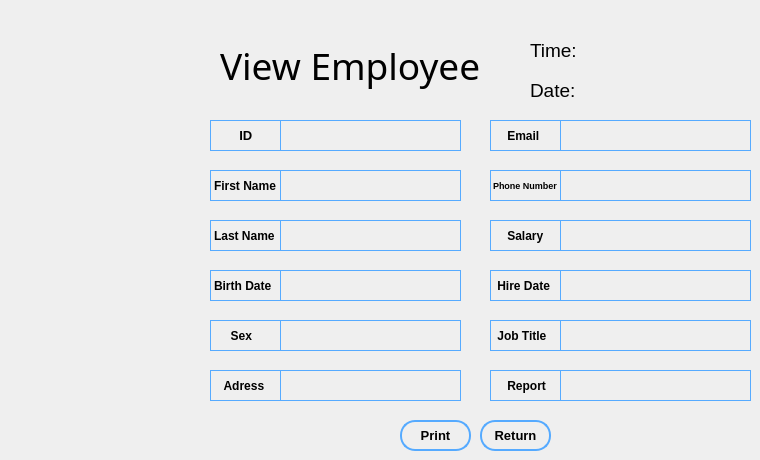
   <widget class="QWidget" name="page">
    <widget class="QLabel" name="label_16">
     <property name="geometry">
      <rect>
       <x>220</x>
       <y>30</y>
       <width>281</width>
       <height>71</height>
      </rect>
     </property>
     <property name="font">
      <font>
       <family>Arial Rounded MT Bold</family>
       <pointsize>28</pointsize>
      </font>
     </property>
     <property name="text">
      <string>View Employee</string>
     </property>
    </widget>
    <widget class="QLineEdit" name="viewSalary">
     <property name="enabled">
      <bool>false</bool>
     </property>
     <property name="geometry">
      <rect>
       <x>560</x>
       <y>220</y>
       <width>191</width>
       <height>31</height>
      </rect>
     </property>
     <property name="font">
      <font>
       <family>Arial</family>
       <pointsize>10</pointsize>
       <weight>75</weight>
       <bold>true</bold>
      </font>
     </property>
     <property name="styleSheet">
      <string notr="true">#viewSalary
{
		background:transparent;
		border:1px solid rgb(85, 170, 255);
}</string>
     </property>
    </widget>
    <widget class="QLabel" name="time4">
     <property name="geometry">
      <rect>
       <x>590</x>
       <y>40</y>
       <width>151</width>
       <height>31</height>
      </rect>
     </property>
     <property name="font">
      <font>
       <pointsize>14</pointsize>
      </font>
     </property>
     <property name="text">
      <string/>
     </property>
    </widget>
    <widget class="QLineEdit" name="viewID">
     <property name="enabled">
      <bool>false</bool>
     </property>
     <property name="geometry">
      <rect>
       <x>280</x>
       <y>120</y>
       <width>181</width>
       <height>31</height>
      </rect>
     </property>
     <property name="font">
      <font>
       <family>Arial</family>
       <pointsize>10</pointsize>
       <weight>75</weight>
       <bold>true</bold>
      </font>
     </property>
     <property name="styleSheet">
      <string notr="true">#viewID
{
		background:transparent;
		border:1px solid rgb(85, 170, 255);
}</string>
     </property>
    </widget>
    <widget class="QLineEdit" name="viewPhoneNumber">
     <property name="enabled">
      <bool>false</bool>
     </property>
     <property name="geometry">
      <rect>
       <x>560</x>
       <y>170</y>
       <width>191</width>
       <height>31</height>
      </rect>
     </property>
     <property name="font">
      <font>
       <family>Arial</family>
       <pointsize>10</pointsize>
       <weight>75</weight>
       <bold>true</bold>
      </font>
     </property>
     <property name="styleSheet">
      <string notr="true">#viewPhoneNumber
{
		background:transparent;
		border:1px solid rgb(85, 170, 255);
}</string>
     </property>
    </widget>
    <widget class="QPushButton" name="returnButton">
     <property name="geometry">
      <rect>
       <x>480</x>
       <y>420</y>
       <width>71</width>
       <height>31</height>
      </rect>
     </property>
     <property name="font">
      <font>
       <family>Arial</family>
       <pointsize>10</pointsize>
       <weight>75</weight>
       <bold>true</bold>
      </font>
     </property>
     <property name="styleSheet">
      <string notr="true">#returnButton
{
	border-radius:15px;
	background:transparent;
	border:2px solid rgb(85, 170, 255);
	
}

#returnButton:hover
{
	background:rgb(85, 170, 255);
}</string>
     </property>
     <property name="text">
      <string>Return</string>
     </property>
    </widget>
    <widget class="QLineEdit" name="viewFirstName">
     <property name="enabled">
      <bool>false</bool>
     </property>
     <property name="geometry">
      <rect>
       <x>280</x>
       <y>170</y>
       <width>181</width>
       <height>31</height>
      </rect>
     </property>
     <property name="font">
      <font>
       <family>Arial</family>
       <pointsize>10</pointsize>
       <weight>75</weight>
       <bold>true</bold>
      </font>
     </property>
     <property name="styleSheet">
      <string notr="true">#viewFirstName
{

		background:transparent;
		border:1px solid rgb(85, 170, 255);
}</string>
     </property>
     <property name="text">
      <string/>
     </property>
    </widget>
    <widget class="QLabel" name="date4">
     <property name="geometry">
      <rect>
       <x>590</x>
       <y>80</y>
       <width>91</width>
       <height>31</height>
      </rect>
     </property>
     <property name="font">
      <font>
       <pointsize>14</pointsize>
      </font>
     </property>
     <property name="text">
      <string/>
     </property>
    </widget>
    <widget class="QLineEdit" name="viewAdress">
     <property name="enabled">
      <bool>false</bool>
     </property>
     <property name="geometry">
      <rect>
       <x>280</x>
       <y>370</y>
       <width>181</width>
       <height>31</height>
      </rect>
     </property>
     <property name="font">
      <font>
       <family>Arial</family>
       <pointsize>10</pointsize>
       <weight>75</weight>
       <bold>true</bold>
      </font>
     </property>
     <property name="styleSheet">
      <string notr="true">#viewAdress
{
		background:transparent;
		border:1px solid rgb(85, 170, 255);
}</string>
     </property>
    </widget>
    <widget class="QLabel" name="label_17">
     <property name="geometry">
      <rect>
       <x>530</x>
       <y>40</y>
       <width>47</width>
       <height>21</height>
      </rect>
     </property>
     <property name="font">
      <font>
       <pointsize>14</pointsize>
      </font>
     </property>
     <property name="text">
      <string>Time:</string>
     </property>
    </widget>
    <widget class="QLineEdit" name="viewLastName">
     <property name="enabled">
      <bool>false</bool>
     </property>
     <property name="geometry">
      <rect>
       <x>280</x>
       <y>220</y>
       <width>181</width>
       <height>31</height>
      </rect>
     </property>
     <property name="font">
      <font>
       <family>Arial</family>
       <pointsize>10</pointsize>
       <weight>75</weight>
       <bold>true</bold>
      </font>
     </property>
     <property name="styleSheet">
      <string notr="true">#viewLastName
{

		background:transparent;
		border:1px solid rgb(85, 170, 255);
}</string>
     </property>
    </widget>
    <widget class="QLabel" name="label_18">
     <property name="geometry">
      <rect>
       <x>530</x>
       <y>80</y>
       <width>47</width>
       <height>21</height>
      </rect>
     </property>
     <property name="font">
      <font>
       <pointsize>14</pointsize>
      </font>
     </property>
     <property name="text">
      <string>Date:</string>
     </property>
    </widget>
    <widget class="QLineEdit" name="viewBirthDate">
     <property name="enabled">
      <bool>false</bool>
     </property>
     <property name="geometry">
      <rect>
       <x>280</x>
       <y>270</y>
       <width>181</width>
       <height>31</height>
      </rect>
     </property>
     <property name="font">
      <font>
       <family>Arial</family>
       <pointsize>10</pointsize>
       <weight>75</weight>
       <bold>true</bold>
      </font>
     </property>
     <property name="styleSheet">
      <string notr="true">#viewBirthDate
{
		background:transparent;
		border:1px solid rgb(85, 170, 255);
}</string>
     </property>
    </widget>
    <widget class="QLineEdit" name="viewHireDate">
     <property name="enabled">
      <bool>false</bool>
     </property>
     <property name="geometry">
      <rect>
       <x>560</x>
       <y>270</y>
       <width>191</width>
       <height>31</height>
      </rect>
     </property>
     <property name="font">
      <font>
       <family>Arial</family>
       <pointsize>10</pointsize>
       <weight>75</weight>
       <bold>true</bold>
      </font>
     </property>
     <property name="styleSheet">
      <string notr="true">#viewHireDate
{
		background:transparent;
		border:1px solid rgb(85, 170, 255);
}</string>
     </property>
    </widget>
    <widget class="QLineEdit" name="viewJobTitle">
     <property name="enabled">
      <bool>false</bool>
     </property>
     <property name="geometry">
      <rect>
       <x>560</x>
       <y>320</y>
       <width>191</width>
       <height>31</height>
      </rect>
     </property>
     <property name="font">
      <font>
       <family>Arial</family>
       <pointsize>10</pointsize>
       <weight>75</weight>
       <bold>true</bold>
      </font>
     </property>
     <property name="styleSheet">
      <string notr="true">#viewJobTitle
{
		background:transparent;
		border:1px solid rgb(85, 170, 255);
}</string>
     </property>
    </widget>
    <widget class="QLineEdit" name="viewSex">
     <property name="enabled">
      <bool>false</bool>
     </property>
     <property name="geometry">
      <rect>
       <x>280</x>
       <y>320</y>
       <width>181</width>
       <height>31</height>
      </rect>
     </property>
     <property name="font">
      <font>
       <family>Arial</family>
       <pointsize>10</pointsize>
       <weight>75</weight>
       <bold>true</bold>
      </font>
     </property>
     <property name="styleSheet">
      <string notr="true">#viewSex
{
		background:transparent;
		border:1px solid rgb(85, 170, 255);
}</string>
     </property>
    </widget>
    <widget class="QPushButton" name="printButton">
     <property name="geometry">
      <rect>
       <x>400</x>
       <y>420</y>
       <width>71</width>
       <height>31</height>
      </rect>
     </property>
     <property name="font">
      <font>
       <family>Arial</family>
       <pointsize>10</pointsize>
       <weight>75</weight>
       <bold>true</bold>
      </font>
     </property>
     <property name="styleSheet">
      <string notr="true">#printButton
{
	border-radius:15px;
	background:transparent;
	border:2px solid rgb(85, 170, 255);
	
}

#printButton:hover
{
	background:rgb(85, 170, 255);
}</string>
     </property>
     <property name="text">
      <string>Print</string>
     </property>
    </widget>
    <widget class="QLabel" name="label">
     <property name="geometry">
      <rect>
       <x>210</x>
       <y>120</y>
       <width>71</width>
       <height>31</height>
      </rect>
     </property>
     <property name="font">
      <font>
       <family>Arial</family>
       <pointsize>10</pointsize>
       <weight>75</weight>
       <bold>true</bold>
      </font>
     </property>
     <property name="styleSheet">
      <string notr="true">border:1px solid rgb(85, 170, 255);
</string>
     </property>
     <property name="text">
      <string>       ID</string>
     </property>
    </widget>
    <widget class="QLabel" name="label_24">
     <property name="geometry">
      <rect>
       <x>210</x>
       <y>170</y>
       <width>71</width>
       <height>31</height>
      </rect>
     </property>
     <property name="font">
      <font>
       <family>Arial</family>
       <pointsize>9</pointsize>
       <weight>75</weight>
       <bold>true</bold>
      </font>
     </property>
     <property name="styleSheet">
      <string notr="true">border:1px solid rgb(85, 170, 255);</string>
     </property>
     <property name="text">
      <string>First Name</string>
     </property>
    </widget>
    <widget class="QLabel" name="label_25">
     <property name="geometry">
      <rect>
       <x>210</x>
       <y>220</y>
       <width>71</width>
       <height>31</height>
      </rect>
     </property>
     <property name="font">
      <font>
       <family>Arial</family>
       <pointsize>9</pointsize>
       <weight>75</weight>
       <bold>true</bold>
      </font>
     </property>
     <property name="styleSheet">
      <string notr="true">border:1px solid rgb(85, 170, 255);</string>
     </property>
     <property name="text">
      <string>Last Name</string>
     </property>
    </widget>
    <widget class="QLabel" name="label_26">
     <property name="geometry">
      <rect>
       <x>210</x>
       <y>270</y>
       <width>71</width>
       <height>31</height>
      </rect>
     </property>
     <property name="font">
      <font>
       <family>Arial</family>
       <pointsize>9</pointsize>
       <weight>75</weight>
       <bold>true</bold>
      </font>
     </property>
     <property name="styleSheet">
      <string notr="true">border:1px solid rgb(85, 170, 255);</string>
     </property>
     <property name="text">
      <string>Birth Date</string>
     </property>
    </widget>
    <widget class="QLabel" name="label_27">
     <property name="geometry">
      <rect>
       <x>210</x>
       <y>320</y>
       <width>71</width>
       <height>31</height>
      </rect>
     </property>
     <property name="font">
      <font>
       <family>Arial</family>
       <pointsize>9</pointsize>
       <weight>75</weight>
       <bold>true</bold>
      </font>
     </property>
     <property name="styleSheet">
      <string notr="true">border:1px solid rgb(85, 170, 255);</string>
     </property>
     <property name="text">
      <string>     Sex</string>
     </property>
    </widget>
    <widget class="QLabel" name="label_28">
     <property name="geometry">
      <rect>
       <x>210</x>
       <y>370</y>
       <width>71</width>
       <height>31</height>
      </rect>
     </property>
     <property name="font">
      <font>
       <family>Arial</family>
       <pointsize>9</pointsize>
       <weight>75</weight>
       <bold>true</bold>
      </font>
     </property>
     <property name="styleSheet">
      <string notr="true">border:1px solid rgb(85, 170, 255);</string>
     </property>
     <property name="text">
      <string>   Adress</string>
     </property>
    </widget>
    <widget class="QLabel" name="label_29">
     <property name="geometry">
      <rect>
       <x>490</x>
       <y>170</y>
       <width>71</width>
       <height>31</height>
      </rect>
     </property>
     <property name="font">
      <font>
       <family>Arial</family>
       <pointsize>7</pointsize>
       <weight>75</weight>
       <bold>true</bold>
      </font>
     </property>
     <property name="styleSheet">
      <string notr="true">border:1px solid rgb(85, 170, 255);</string>
     </property>
     <property name="text">
      <string>Phone Number</string>
     </property>
    </widget>
    <widget class="QLabel" name="label_30">
     <property name="geometry">
      <rect>
       <x>490</x>
       <y>220</y>
       <width>71</width>
       <height>31</height>
      </rect>
     </property>
     <property name="font">
      <font>
       <family>Arial</family>
       <pointsize>9</pointsize>
       <weight>75</weight>
       <bold>true</bold>
      </font>
     </property>
     <property name="styleSheet">
      <string notr="true">border:1px solid rgb(85, 170, 255);</string>
     </property>
     <property name="text">
      <string>    Salary</string>
     </property>
    </widget>
    <widget class="QLabel" name="label_31">
     <property name="geometry">
      <rect>
       <x>490</x>
       <y>270</y>
       <width>71</width>
       <height>31</height>
      </rect>
     </property>
     <property name="font">
      <font>
       <family>Arial</family>
       <pointsize>9</pointsize>
       <weight>75</weight>
       <bold>true</bold>
      </font>
     </property>
     <property name="styleSheet">
      <string notr="true">border:1px solid rgb(85, 170, 255);</string>
     </property>
     <property name="text">
      <string> Hire Date</string>
     </property>
    </widget>
    <widget class="QLabel" name="label_32">
     <property name="geometry">
      <rect>
       <x>490</x>
       <y>320</y>
       <width>71</width>
       <height>31</height>
      </rect>
     </property>
     <property name="font">
      <font>
       <family>Arial</family>
       <pointsize>9</pointsize>
       <weight>75</weight>
       <bold>true</bold>
      </font>
     </property>
     <property name="styleSheet">
      <string notr="true">border:1px solid rgb(85, 170, 255);</string>
     </property>
     <property name="text">
      <string> Job Title</string>
     </property>
    </widget>
    <widget class="QLineEdit" name="viewEmail">
     <property name="enabled">
      <bool>false</bool>
     </property>
     <property name="geometry">
      <rect>
       <x>560</x>
       <y>120</y>
       <width>191</width>
       <height>31</height>
      </rect>
     </property>
     <property name="font">
      <font>
       <family>Arial</family>
       <pointsize>10</pointsize>
       <weight>75</weight>
       <bold>true</bold>
      </font>
     </property>
     <property name="styleSheet">
      <string notr="true">		background:transparent;
		border:1px solid rgb(85, 170, 255);
</string>
     </property>
    </widget>
    <widget class="QLabel" name="label_33">
     <property name="geometry">
      <rect>
       <x>490</x>
       <y>120</y>
       <width>71</width>
       <height>31</height>
      </rect>
     </property>
     <property name="font">
      <font>
       <family>Arial</family>
       <pointsize>9</pointsize>
       <weight>75</weight>
       <bold>true</bold>
      </font>
     </property>
     <property name="styleSheet">
      <string notr="true">border:1px solid rgb(85, 170, 255);</string>
     </property>
     <property name="text">
      <string>    Email</string>
     </property>
    </widget>
    <widget class="QLineEdit" name="viewAdress_2">
     <property name="enabled">
      <bool>false</bool>
     </property>
     <property name="geometry">
      <rect>
       <x>560</x>
       <y>370</y>
       <width>191</width>
       <height>31</height>
      </rect>
     </property>
     <property name="font">
      <font>
       <family>Arial</family>
       <pointsize>10</pointsize>
       <weight>75</weight>
       <bold>true</bold>
      </font>
     </property>
     <property name="styleSheet">
      <string notr="true">border:1px solid rgb(85, 170, 255);
background:transparent;
</string>
     </property>
    </widget>
    <widget class="QLabel" name="label_34">
     <property name="geometry">
      <rect>
       <x>490</x>
       <y>370</y>
       <width>71</width>
       <height>31</height>
      </rect>
     </property>
     <property name="font">
      <font>
       <family>Arial</family>
       <pointsize>9</pointsize>
       <weight>75</weight>
       <bold>true</bold>
      </font>
     </property>
     <property name="styleSheet">
      <string notr="true">border:1px solid rgb(85, 170, 255);</string>
     </property>
     <property name="text">
      <string>    Report</string>
     </property>
    </widget>
   </widget>
